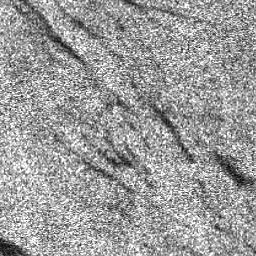
#> input picture assets/images/train/palsar_0.png, 256 x 256 px; its folder holds only this picture in this run
$ python verify_dataset.py
#> lines starting #> are read from the running program, lines starting #| are printed output that depends on the picture
#> in verify_split, im is the input picture: PIL image 256x256 RGB; min 0, max 255, mean 155.2
#> in verify_split, `values, counts = np.unique( np.asarray(m.convert("L")), return_counts=..`: values = 255 values from 0 to 255; counts = 255 values, max 713 at index 254, min 1 at index 0, mean 257
#| Image dimensions: {(256, 256): 1}
#| Mask dimensions: {(256, 256): 1}
#> (printed output is left out)
#> (printed output is left out)

from pathlib import Path
from collections import Counter
import hashlib
import numpy as np
from PIL import Image

BASE = Path(__file__).resolve().parent


def analyze_grayscale_pixels(mask_dir):
    total_masks = 0
    affected_masks = 0
    total_pixels = 0
    affected_pixels = 0

    for mask_path in sorted(mask_dir.glob("*.png")):
        if mask_path.name.startswith("._"):
            continue

        mask = np.array(Image.open(mask_path).convert("L"))
        intermediate = (mask > 0) & (mask < 255)
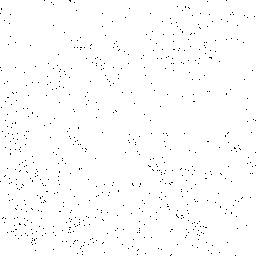
#> intermediate: shape (256, 256) bool; 98.9% white; black in thin lines or dots
        count = np.count_nonzero(intermediate)
#> count = 64822

        total_masks += 1
        total_pixels += mask.size
#> total_pixels = 65536
        affected_pixels += count
#> affected_pixels = 64822

        if count > 0:
            affected_masks += 1

    print("\n" + "=" * 50)
    print("INTERMEDIATE GRAYSCALE PIXEL ANALYSIS")
    print("=" * 50)
    print("Total training masks:", total_masks)
    print("Masks with intermediate values:", affected_masks)
    print(
        "Percentage of affected masks:",
        round(100 * affected_masks / total_masks, 4)
        if total_masks else 0,
        "%"
    )
    print("Total pixels:", total_pixels)
#| Total pixels: 65536
    print("Intermediate grayscale pixels:", affected_pixels)
#| Intermediate grayscale pixels: 64822
    print(
        "Percentage of affected pixels:",
        round(100 * affected_pixels / total_pixels, 4)
        if total_pixels else 0,
        "%"
    )
#| Percentage of affected pixels: 98.9105 %


def file_hash(path):
    h = hashlib.sha256()
    with open(path, "rb") as f:
        for chunk in iter(lambda: f.read(1024 * 1024), b""):
            h.update(chunk)
    return h.hexdigest()


def verify_split(split):
    image_dir = BASE / "images" / split
    mask_dir = BASE / "masks" / split

    images = {
        p.name: p
        for p in image_dir.glob("*.png")
        if not p.name.startswith("._")
    }

    masks = {
        p.name: p
        for p in mask_dir.glob("*.png")
        if not p.name.startswith("._")
    }

    missing_masks = sorted(set(images) - set(masks))
    extra_masks = sorted(set(masks) - set(images))
    matched = sorted(set(images) & set(masks))

    dimension_errors = []
    unreadable = []
    label_counts = Counter()
    image_hashes = {}
    mask_hashes = {}
    image_sizes = Counter()
    mask_sizes = Counter()

    for name in matched:
        try:
            with Image.open(images[name]) as im:
                image_sizes[im.size] += 1
                image_size = im.size

            with Image.open(masks[name]) as m:
                mask_sizes[m.size] += 1
                mask_size = m.size

                values, counts = np.unique(
                    np.asarray(m.convert("L")),
                    return_counts=True
                )

                label_counts.update({
                    int(v): int(c)
                    for v, c in zip(values, counts)
                })

            if image_size != mask_size:
                dimension_errors.append(name)

            image_hashes[name] = file_hash(images[name])
            mask_hashes[name] = file_hash(masks[name])

        except Exception as e:
            unreadable.append((name, str(e)))

    def duplicate_groups(hashes):
        groups = {}

        for name, digest in hashes.items():
            groups.setdefault(digest, []).append(name)

        return [
            names
            for names in groups.values()
            if len(names) > 1
        ]

    print(f"\n{'=' * 50}")
    print(f"{split.upper()} DATASET VERIFICATION")
    print("=" * 50)

    print("Images:", len(images))
    print("Masks:", len(masks))
    print("Matched pairs:", len(matched))
    print("Missing masks:", len(missing_masks))
    print("Extra masks:", len(extra_masks))
    print("Dimension mismatches:", len(dimension_errors))
    print("Unreadable pairs:", len(unreadable))
    print("Image dimensions:", dict(image_sizes))
    print("Mask dimensions:", dict(mask_sizes))
    print("Original mask pixel values:", sorted(label_counts))
    print("Mask pixel counts:", dict(label_counts))

    image_dupes = duplicate_groups(image_hashes)
    mask_dupes = duplicate_groups(mask_hashes)

    print("Duplicate image groups:", len(image_dupes))
    print("Duplicate mask groups:", len(mask_dupes))

    for label, items in [
        ("Missing masks", missing_masks),
        ("Extra masks", extra_masks),
        ("Dimension mismatches", dimension_errors),
        ("Unreadable pairs", unreadable),
        ("Duplicate images", image_dupes),
        ("Duplicate masks", mask_dupes),
    ]:
        if items:
            print(f"{label} examples:", items[:5])

    return image_hashes, mask_hashes


train_images, train_masks = verify_split("train")
val_images, val_masks = verify_split("val")


print("\n" + "=" * 50)
print("TRAIN / VALIDATION OVERLAP")
print("=" * 50)

image_overlap = set(train_images.values()) & set(val_images.values())
mask_overlap = set(train_masks.values()) & set(val_masks.values())

print("Identical image files across splits:", len(image_overlap))
print("Identical mask files across splits:", len(mask_overlap))


analyze_grayscale_pixels(BASE / "masks" / "train")

print("\nVerification finished!")

$ run again, on assets/images/train/palsar_1.png
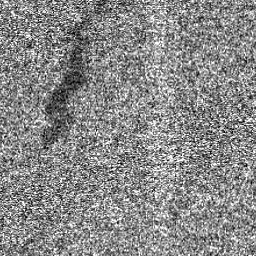
#> input picture assets/images/train/palsar_1.png, 256 x 256 px
#> in verify_split, im is the input picture: PIL image 256x256 RGB; min 0, max 255, mean 137.4
#> values = 256 values from 0 to 255; counts = 256 values, max 552 at index 138, min 4 at index 5, mean 256
#| Image dimensions: {(256, 256): 1}
#| Mask dimensions: {(256, 256): 1}
#> (printed output is left out)
#> (printed output is left out)
#> in analyze_grayscale_pixels, `intermediate = (mask > 0) & (mask < 255)`:
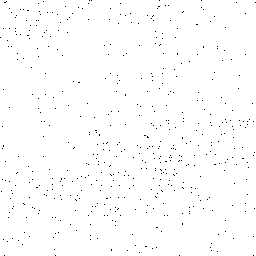
#> intermediate: shape (256, 256) bool; 99.2% white; black in thin lines or dots
#> count = 64996
#| Total pixels: 65536
#| Intermediate grayscale pixels: 64996
#| Percentage of affected pixels: 99.176 %

$ run again, on assets/images/train/palsar_2.png
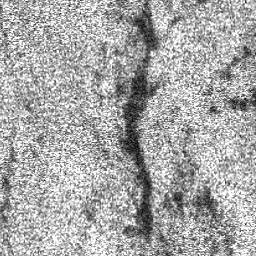
#> input picture assets/images/train/palsar_2.png, 256 x 256 px
#> in verify_split, im is the input picture: PIL image 256x256 RGB; min 0, max 255, mean 167.9
#> values = 255 values from 0 to 255; counts = 255 values, max 1792 at index 254, min 1 at index 4, mean 257
#| Image dimensions: {(256, 256): 1}
#| Mask dimensions: {(256, 256): 1}
#> (printed output is left out)
#> (printed output is left out)
#> in analyze_grayscale_pixels, `intermediate = (mask > 0) & (mask < 255)`:
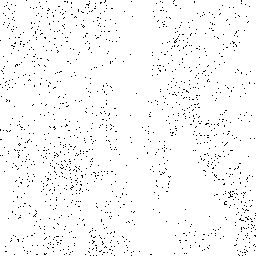
#> intermediate: shape (256, 256) bool; 97.3% white; black in thin lines or dots
#> count = 63739
#| Total pixels: 65536
#| Intermediate grayscale pixels: 63739
#| Percentage of affected pixels: 97.258 %
